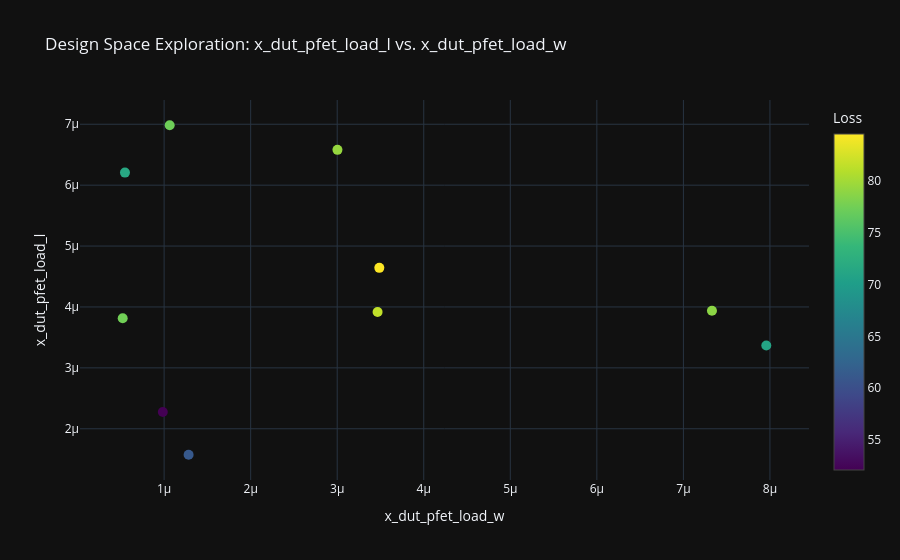
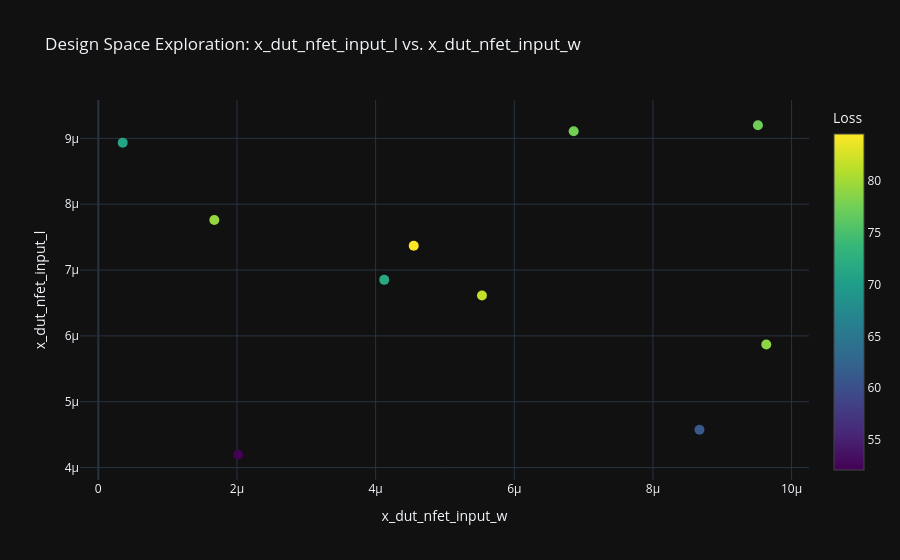

Notebook source saved alongside these figures, in order:
### Markdown cell above
### (4) Design Space Exploration

### Code cell
circuit_optimizer.plot_design_space_exploration(param_x="x_dut_pfet_load_w", param_y="x_dut_pfet_load_l", show=True)
circuit_optimizer.plot_design_space_exploration(param_x="x_dut_nfet_input_w", param_y="x_dut_nfet_input_l", show=True)
circuit_optimizer.plot_design_space_exploration(param_x="x_dut_nfet_mirror_w", param_y="x_dut_nfet_mirror_l", show=True)

### Figure 1 — Plotly figure (JSON) as saved in the notebook; plotly's stock layout.template omitted (floating-point values rounded to 4 significant figures)
{"data": [{"marker": {"color": [70.93, 61.21, 84.57, 52.07, 81.57, 71.59, 79.39, 77.33, 77.52, 78.85], "colorbar": {"title": {"text": "Loss"}}, "colorscale": [[0, "#440154"], [0.1111, "#482878"], [0.2222, "#3e4989"], [0.3333, "#31688e"], [0.4444, "#26828e"], [0.5556, "#1f9e89"], [0.6667, "#35b779"], [0.7778, "#6ece58"], [0.8889, "#b5de2b"], [1, "#fde725"]], "showscale": true, "size": 10}, "mode": "markers", "name": "Design Space Exploration", "type": "scatter", "x": [7.958e-06, 1.283e-06, 3.487e-06, 9.851e-07, 3.467e-06, 5.475e-07, 3.003e-06, 1.064e-06, 5.215e-07, 7.33e-06], "y": [3.366e-06, 1.573e-06, 4.642e-06, 2.276e-06, 3.917e-06, 6.206e-06, 6.579e-06, 6.984e-06, 3.815e-06, 3.939e-06]}], "layout": {"showlegend": false, "title": {"text": "Design Space Exploration: x_dut_pfet_load_l vs. x_dut_pfet_load_w"}, "xaxis": {"title": {"text": "x_dut_pfet_load_w"}}, "yaxis": {"title": {"text": "x_dut_pfet_load_l"}}}}

### Figure 2 — Plotly figure (JSON) as saved in the notebook; plotly's stock layout.template omitted (floating-point values rounded to 4 significant figures)
{"data": [{"marker": {"color": [70.93, 61.21, 84.57, 52.07, 81.57, 71.59, 79.39, 77.33, 77.52, 78.85], "colorbar": {"title": {"text": "Loss"}}, "colorscale": [[0, "#440154"], [0.1111, "#482878"], [0.2222, "#3e4989"], [0.3333, "#31688e"], [0.4444, "#26828e"], [0.5556, "#1f9e89"], [0.6667, "#35b779"], [0.7778, "#6ece58"], [0.8889, "#b5de2b"], [1, "#fde725"]], "showscale": true, "size": 10}, "mode": "markers", "name": "Design Space Exploration", "type": "scatter", "x": [3.518e-07, 8.671e-06, 4.549e-06, 2.018e-06, 5.534e-06, 4.124e-06, 1.673e-06, 9.515e-06, 6.857e-06, 9.635e-06], "y": [8.935e-06, 4.575e-06, 7.368e-06, 4.195e-06, 6.613e-06, 6.851e-06, 7.76e-06, 9.199e-06, 9.108e-06, 5.868e-06]}], "layout": {"showlegend": false, "title": {"text": "Design Space Exploration: x_dut_nfet_input_l vs. x_dut_nfet_input_w"}, "xaxis": {"title": {"text": "x_dut_nfet_input_w"}}, "yaxis": {"title": {"text": "x_dut_nfet_input_l"}}}}
